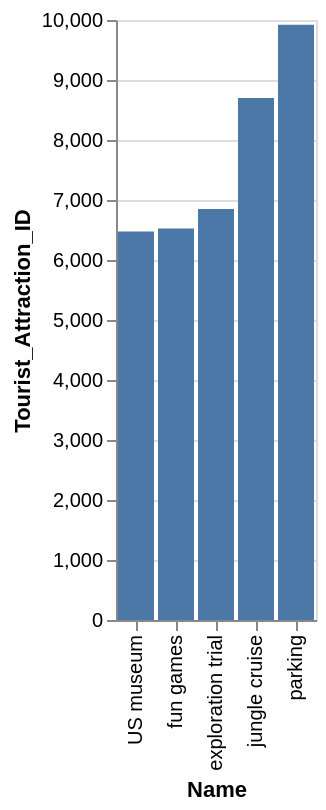

Describe this chart as a Vega-Lite specification.
### Vega-Lite specification from a JSON file in a GitHub repository (floating-point values rounded to 4 significant figures)
{"data": {"values": [{"x_data": "US museum", "y_data": 6476}, {"x_data": "fun games", "y_data": 6523}, {"x_data": "exploration trial", "y_data": 6852}, {"x_data": "jungle cruise", "y_data": 8698}, {"x_data": "parking", "y_data": 9919}]}, "mark": "bar", "encoding": {"x": {"field": "x_data", "type": "nominal", "title": "Name", "sort": {"op": "sum", "field": "y_data", "order": "ascending"}}, "y": {"field": "y_data", "type": "quantitative", "title": "Tourist_Attraction_ID"}}}
